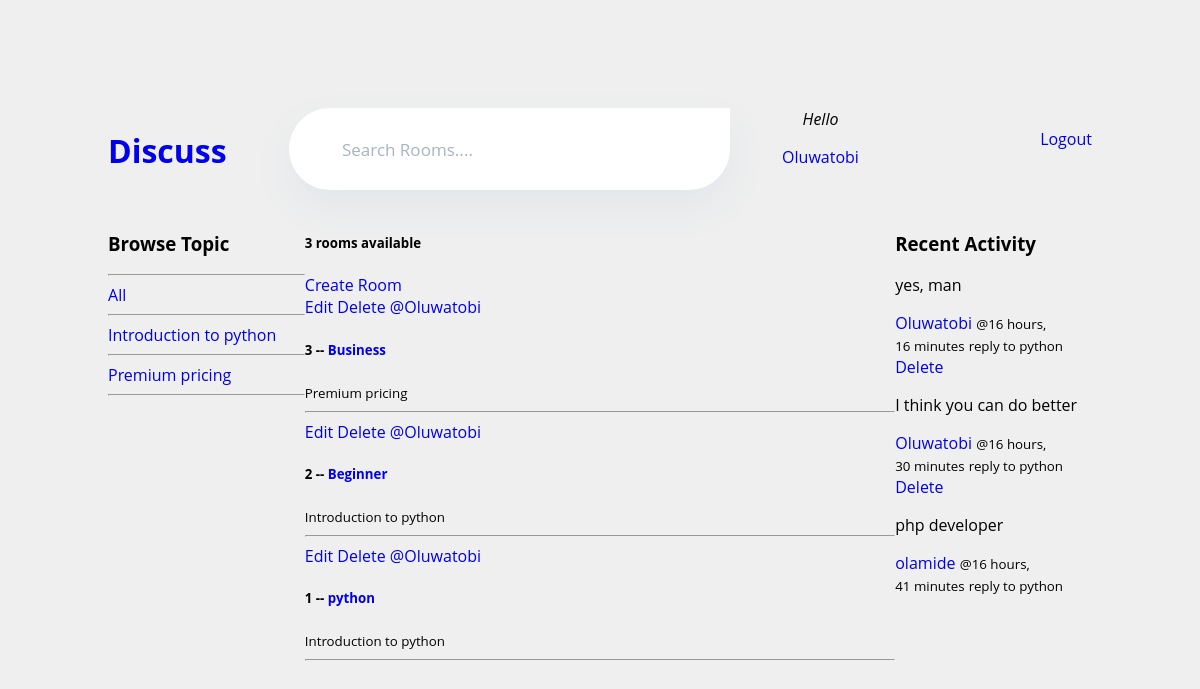
Screenshot of / (signed in) with the database file from the repository.
### base/models.py (models this page shows, shortened)
class Topic(models.Model):
    name = models.CharField(max_length=200)

class Room(models.Model):
    host = models.ForeignKey(User, on_delete=models.SET_NULL, null=True)
    topic = models.ForeignKey(Topic, on_delete=models.SET_NULL, null=True)
    name = models.CharField(max_length=200)
    description = models.TextField(null=True, blank=True)
    participants = models.ManyToManyField(
        User, related_name='participants', blank=True)
    updated = models.DateTimeField(auto_now=True)
    created = models.DateTimeField(auto_now_add=True)
    class Meta:
        ordering = ['-updated', '-created']
    def __str__(self):
        return self.name

class Message(models.Model):
    user = models.ForeignKey(User, on_delete=models.CASCADE)
    room = models.ForeignKey(Room, on_delete=models.CASCADE)
    body = models.TextField()
    updated = models.DateTimeField(auto_now=True)
    created = models.DateTimeField(auto_now_add=True)
    class Meta:
        ordering = ['-updated', '-created']

### base/views.py (the view)
# urls.py: 2. Add a URL to urlpatterns:  path('', views.home, name='home')
def home(request):
    q = request.GET.get("q") if request.GET.get("q") != None else ""
    rooms = Room.objects.filter(
        Q(topic__name__icontains=q) | Q(name__icontains=q) | Q(description__icontains=q)
    )
    topics = Topic.objects.all()
    room_count = rooms.count()
    room_message = Message.objects.filter(Q(room__topic__name__icontains=q))
    context = {
        "rooms": rooms,
        "topics": topics,
        "room_count": room_count,
        "room_message": room_message,
    }
    return render(request, "base/home.html", context)

### base/templates/base/home.html (shortened to what this page needs)
{% extends 'main.html' %} {% block content %}
<div class="home-container">
  <div class="sidebar">
   {% include 'base/topics_component.html' %}
  </div>
  <div>
    <h5>{{room_count}} rooms available</h5>
    <a href="{% url 'create-room'%}"> Create Room</a>
    {% include 'base/feeds_component.html' %}
  </div>
  <div>{% include 'base/activiity.component.html'%}</div>
</div>
{% endblock content %}

### template/navbar.html
{% load static %}
<div class="navbar">
  <div class="image">
    <h1><a href="/">
      Discuss
    </a></h1>
  </div>
  <div class="input-group">
    <form action="{% url 'home' %}" method="GET">
      <input
        value=""
        class="form-control"
        type="text"
        name="q"
        placeholder="Search Rooms...."
      />
      <label for="q">Search Rooms....</label>
    </form>
  </div>
  <div class="header_profile">
    <i>Hello</i>
    <p><a href="{% url 'profile' request.user.id  %}">{{request.user}}</a></p>
  </div>
  <div class="loginout">
    {% if request.user.is_authenticated %}
    <a href="{% url 'logout' %}">Logout</a>
    {% else %}
    <a href="{% url 'login' %}"> Login</a>
    {% endif %}
  </div>
</div>

### base/templates/base/topics_component.html
 <h3>Browse Topic</h3>
    <hr />
    <div>
      <a href="{% url 'home' %}"> All </a>
      <hr />
    </div>
    {% for topic in topics %}
    <div>
      <a href="{% url 'home' %}?q={{topic.name}}"> {{topic.name}} </a>
    </div>
    <hr />
    {% endfor %}

### base/templates/base/feeds_component.html
<div>
  {% for room in rooms %}
  <div>
    {% if request.user == room.host %}
    <a href="{% url 'update-room' room.id %}">Edit</a>
    <a href="{% url 'delete-room' room.id %}">Delete</a>
    {% endif %}
    <a href="{% url 'profile' room.host.id %}">@{{room.host.username}}</a>
    <h5>{{room.id}} -- <a href="{% url 'room' room.id %}">{{room.name}}</a></h5>
    <small>{{room.topic.name}}</small>
    <hr />
  </div>
  {% endfor %}
</div>

### base/templates/base/activiity.component.html
<h3>Recent Activity</h3>
{% for message in room_message %}
<p>{{ message.body }}</p>
<a href="{% url 'profile' message.user.id  %}">{{ message.user }}</a>
<small>@{{ message.created | timesince }}</small>
<small>reply to {{ message.room }}</small>
{% if request.user == message.user %}
<a href="{% url 'delete-message' message.id %}">Delete</a>
{% endif %} {% endfor %}

### static/styles/main.css (style rules this page uses)
body { background-color: aquamarine; }
.navbar { display: grid; grid-template-columns: 1fr 2fr 1fr 1fr; }
body { background-color: #efefef; padding: 100px; font-family: "Open Sans", "Arial", snas-serif; }
.input-group { justify-content: center; display: block; width: 441px; max-width: 100%; height: 82px; border: 0; background-color: #ffffff; border-bottom-left-radius: 41px; border-bottom-right-radius: 41px; border-top-left-radius: 41px; border-top-right-radius: 0; box-shadow: 0 17px 40px 0 rgba(75, 128, 182, 0.07); margin-bottom: 22px; position: relative; font-size: 17px; color: #a7b4c1; transition: opacity 0.2s ease-in-out, filter 0.2s ease-in-out, box-shadow 0.1s ease-in-out; }
.input-group input { position: absolute; border: 0; box-shadow: none; background-color: rgba(255, 255, 255, 0); top: 0; height: 65px; width: 100%; padding: 0 53px; box-sizing: border-box; z-index: 3; display: block; color: #1a6fc4; font-size: 17px; font-family: "Oxygen", sans-serif; transition: top 0.1s ease-in-out; }
.input-group input::placeholder { color: rgba(0, 0, 0, 0); }
.input-group input:focus, .input-group input:not(:placeholder-shown) { top: 17px; }
.input-group label { position: absolute; border: 0; top: 0; left: 0; right: 0; bottom: 0; z-index: 2; display: flex; align-items: center; padding: 0 53px; box-sizing: border-box; transition: all 0.1s ease-in-out; cursor: text; }
.input-group input:focus + label, .input-group input:not(:placeholder-shown) + label { bottom: 20px; font-size: 13px; opacity: 0.7; }
a { text-decoration: none; }
.image { justify-content: center; }
.header_profile { text-align: center; }
.loginout { margin-left: auto; margin-top: 20px; }

### base/templates/base/home.html (style rules this page uses)
.home-container { display: grid; grid-template-columns: 1fr 3fr 1fr; }

### rows the page displays
Topic: name "Introduction to python"
Topic: name "Premium pricing"
Room: shows "Edit", host.username "Oluwatobi", id "3", name "Business", topic.name "Premium pricing"
Room: shows "Edit", host.username "Oluwatobi", id "2", name "Beginner", topic.name "Introduction to python"
Room: shows "Edit", host.username "Oluwatobi", id "1", name "python", topic.name "Introduction to python"
Message: body "yes, man", user "Oluwatobi", created "16 hours, 16 minutes", room "python", shows "Delete"
Message: body "I think you can do better", user "Oluwatobi", created "16 hours, 30 minutes", room "python", shows "Delete"
Message: body "php developer", user "olamide", created "16 hours, 41 minutes", room "python"

### other values shown
{{ request.user }} "Oluwatobi"
{{ room_count }} "3"
